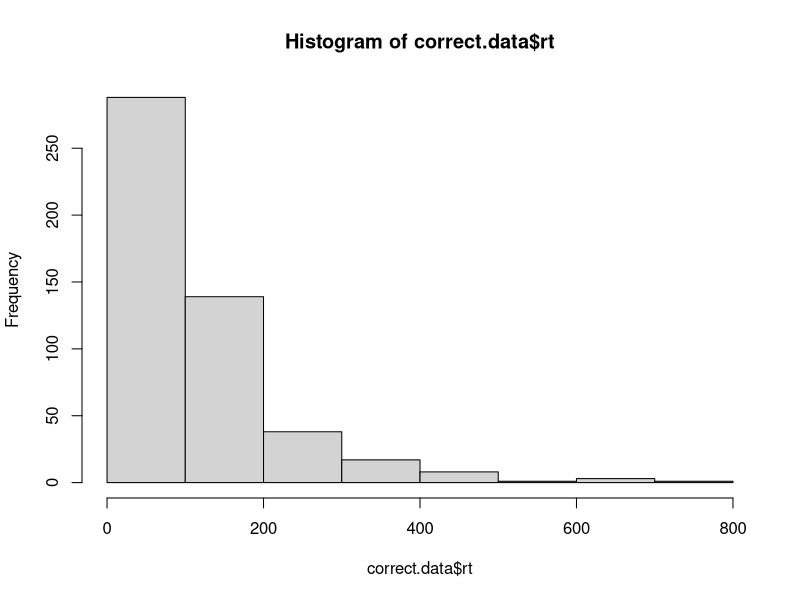
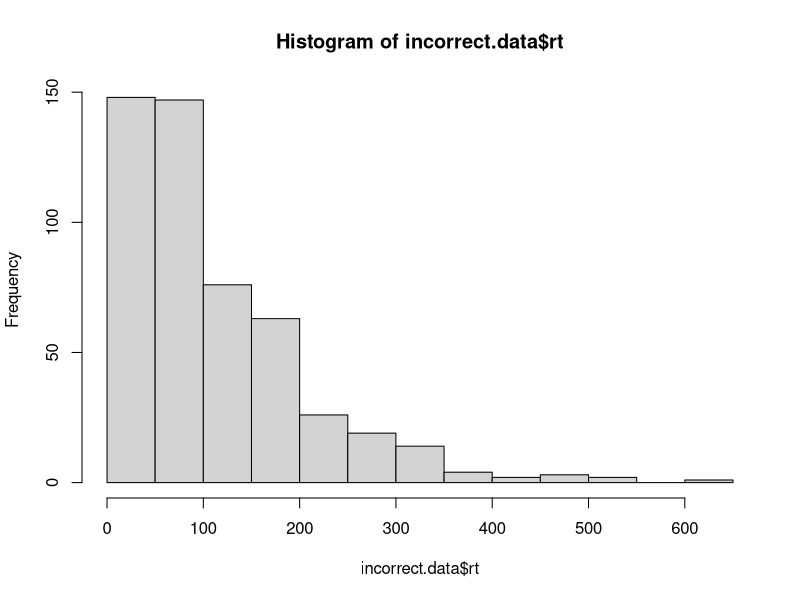

Recreate these plots in R, in order.
# implement the model by filling in the function below
# the model should return a data frame with two columns: correct and rt
# the correct column should be TRUE or FALSE, and rt should contain the
# number of steps it took to reach the criterion.

# note that the function takes four arguments:
# samples is the number of samples to draw from the model
# drift is the drift rate (default value is 0)
# sdrw is the variability in the drift rate (default value is 0.3)
# criterion is the threshold for a response (default value is 3)

random.walk.model <- function(samples, drift=0, sdrw=0.3, criterion=3){
  
  responses <- vector()
  latencies <- vector()
  
  for (i in c(1:samples)) {
    
    evidence <- 0 
    counter <- 0
    
    while (abs(evidence) < criterion) {
      evidence <- sum(evidence, rnorm(1, drift, sdrw))
      counter <- counter + 1
    }
    
    responses[i] <- sign(evidence)
    latencies[i] <- counter
  }
 
  output <- data.frame(
    correct = (responses == 1),
    rt = latencies[] 
  )
  
  return(output)
}

# test the model ####

# if the model is working correctly, then the line below should generate a data frame with 
# 1000 samples and about half of the samples should be correct. the average rt will probably
# be around 112, but might vary from that by a bit.

initial.test <- random.walk.model(1000)
sum(initial.test$correct) / length(initial.test$correct) # should be close to 0.5
mean(initial.test$rt) # should be about 112

# visualize the RT distributions ####

# we can use dplyr to filter the data and visualize the correct and incorrect RT distributions

library(dplyr)

correct.data <- initial.test %>% filter(correct==TRUE)
incorrect.data <- initial.test %>% filter(correct==FALSE)

hist(correct.data$rt)
hist(incorrect.data$rt)